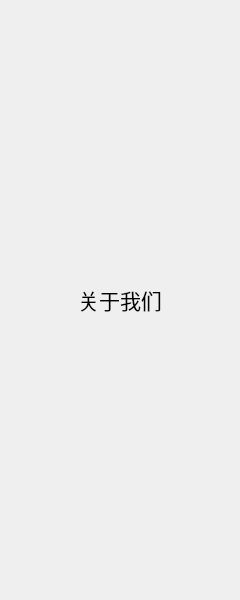
<?xml version="1.0" encoding="UTF-8"?>
<ui version="4.0">
 <class>RightColumn</class>
 <widget class="QWidget" name="RightColumn">
  <property name="geometry">
   <rect>
    <x>0</x>
    <y>0</y>
    <width>240</width>
    <height>600</height>
   </rect>
  </property>
  <property name="windowTitle">
   <string>Form</string>
  </property>
  <layout class="QVBoxLayout" name="main_pages_layout">
   <property name="spacing">
    <number>0</number>
   </property>
   <property name="leftMargin">
    <number>5</number>
   </property>
   <property name="topMargin">
    <number>5</number>
   </property>
   <property name="rightMargin">
    <number>5</number>
   </property>
   <property name="bottomMargin">
    <number>5</number>
   </property>
   <item>
    <widget class="QStackedWidget" name="menus">
     <property name="currentIndex">
      <number>0</number>
     </property>
     <widget class="QWidget" name="menu_1">
      <layout class="QVBoxLayout" name="verticalLayout">
       <property name="spacing">
        <number>5</number>
       </property>
       <property name="leftMargin">
        <number>5</number>
       </property>
       <property name="topMargin">
        <number>5</number>
       </property>
       <property name="rightMargin">
        <number>5</number>
       </property>
       <property name="bottomMargin">
        <number>5</number>
       </property>
       <item>
        <widget class="QLabel" name="label_1">
         <property name="font">
          <font>
           <pointsize>16</pointsize>
          </font>
         </property>
         <property name="styleSheet">
          <string notr="true">font-size: 16pt</string>
         </property>
         <property name="text">
          <string>关于我们</string>
         </property>
         <property name="alignment">
          <set>Qt::AlignCenter</set>
         </property>
        </widget>
       </item>
      </layout>
     </widget>
     <widget class="QWidget" name="menu_2">
      <layout class="QVBoxLayout" name="verticalLayout_2">
       <property name="spacing">
        <number>5</number>
       </property>
       <property name="leftMargin">
        <number>5</number>
       </property>
       <property name="topMargin">
        <number>5</number>
       </property>
       <property name="rightMargin">
        <number>5</number>
       </property>
       <property name="bottomMargin">
        <number>5</number>
       </property>
       <item>
        <widget class="QLabel" name="label_2">
         <property name="font">
          <font>
           <pointsize>16</pointsize>
          </font>
         </property>
         <property name="styleSheet">
          <string notr="true">font-size: 16pt</string>
         </property>
         <property name="text">
          <string>Menu 2 - Right Menu</string>
         </property>
         <property name="alignment">
          <set>Qt::AlignCenter</set>
         </property>
        </widget>
       </item>
      </layout>
     </widget>
    </widget>
   </item>
  </layout>
 </widget>
 <resources/>
 <connections/>
</ui>
